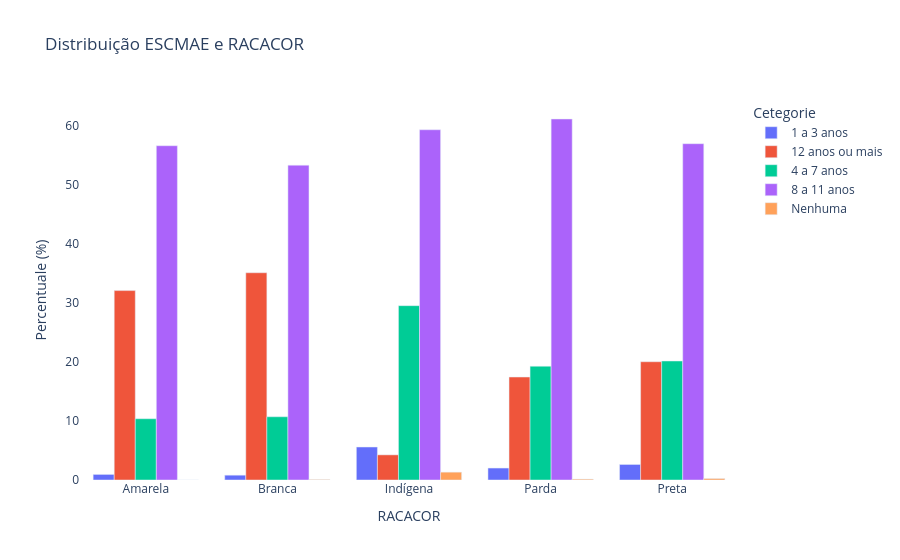

Notebook cell for this chart:
### Markdown cell above
### Distribuição da escolaridade da mãe de acordo com o tom de pele do bebê

### Code cell
distribuicao_coluna('RACACOR', 'ESCMAE', df)

### Figure 1 — Plotly figure (JSON) as saved in the notebook; plotly's stock layout.template omitted (floating-point values rounded to 4 significant figures)
{"data": [{"alignmentgroup": "True", "hovertemplate": "Cetegorie=1 a 3 anos<br>RACACOR=%{x}<br>Percentuale (%)=%{y}<extra></extra>", "legendgroup": "1 a 3 anos", "marker": {"color": "#636efa", "pattern": {"shape": ""}}, "name": "1 a 3 anos", "offsetgroup": "1 a 3 anos", "orientation": "v", "showlegend": true, "textposition": "auto", "type": "bar", "x": ["Amarela", "Branca", "Indígena", "Parda", "Preta"], "xaxis": "x", "y": [0.9434, 0.8143, 5.585, 2.026, 2.628], "yaxis": "y"}, {"alignmentgroup": "True", "hovertemplate": "Cetegorie=12 anos ou mais<br>RACACOR=%{x}<br>Percentuale (%)=%{y}<extra></extra>", "legendgroup": "12 anos ou mais", "marker": {"color": "#EF553B", "pattern": {"shape": ""}}, "name": "12 anos ou mais", "offsetgroup": "12 anos ou mais", "orientation": "v", "showlegend": true, "textposition": "auto", "type": "bar", "x": ["Amarela", "Branca", "Indígena", "Parda", "Preta"], "xaxis": "x", "y": [32.08, 35.09, 4.255, 17.43, 20.03], "yaxis": "y"}, {"alignmentgroup": "True", "hovertemplate": "Cetegorie=4 a 7 anos<br>RACACOR=%{x}<br>Percentuale (%)=%{y}<extra></extra>", "legendgroup": "4 a 7 anos", "marker": {"color": "#00cc96", "pattern": {"shape": ""}}, "name": "4 a 7 anos", "offsetgroup": "4 a 7 anos", "orientation": "v", "showlegend": true, "textposition": "auto", "type": "bar", "x": ["Amarela", "Branca", "Indígena", "Parda", "Preta"], "xaxis": "x", "y": [10.38, 10.71, 29.52, 19.27, 20.15], "yaxis": "y"}, {"alignmentgroup": "True", "hovertemplate": "Cetegorie=8 a 11 anos<br>RACACOR=%{x}<br>Percentuale (%)=%{y}<extra></extra>", "legendgroup": "8 a 11 anos", "marker": {"color": "#ab63fa", "pattern": {"shape": ""}}, "name": "8 a 11 anos", "offsetgroup": "8 a 11 anos", "orientation": "v", "showlegend": true, "textposition": "auto", "type": "bar", "x": ["Amarela", "Branca", "Indígena", "Parda", "Preta"], "xaxis": "x", "y": [56.6, 53.31, 59.31, 61.13, 56.95], "yaxis": "y"}, {"alignmentgroup": "True", "hovertemplate": "Cetegorie=Nenhuma<br>RACACOR=%{x}<br>Percentuale (%)=%{y}<extra></extra>", "legendgroup": "Nenhuma", "marker": {"color": "#FFA15A", "pattern": {"shape": ""}}, "name": "Nenhuma", "offsetgroup": "Nenhuma", "orientation": "v", "showlegend": true, "textposition": "auto", "type": "bar", "x": ["Amarela", "Branca", "Indígena", "Parda", "Preta"], "xaxis": "x", "y": [0, 0.07944, 1.33, 0.1443, 0.2503], "yaxis": "y"}], "layout": {"barmode": "group", "legend": {"title": {"text": "Cetegorie"}, "tracegroupgap": 0}, "plot_bgcolor": "white", "title": {"text": "Distribuição ESCMAE e RACACOR"}, "xaxis": {"anchor": "y", "domain": [0, 1], "title": {"text": "RACACOR"}}, "yaxis": {"anchor": "x", "domain": [0, 1], "title": {"text": "Percentuale (%)"}}}}
